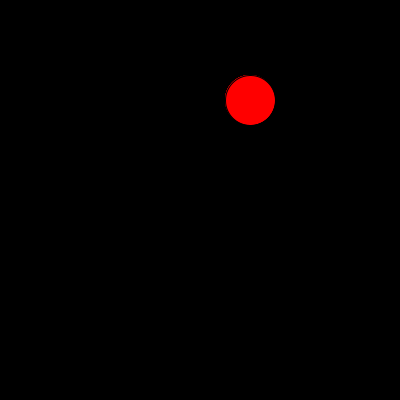
Frame 1 (no input)
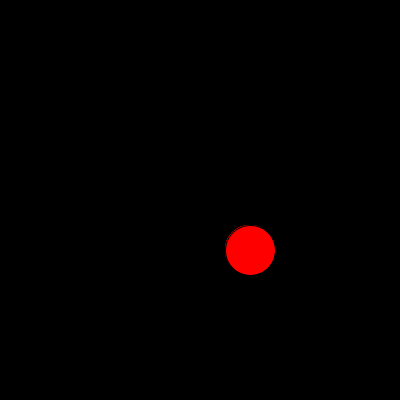
Frame 60 (the mouse pressed at the canvas centre just before this capture)
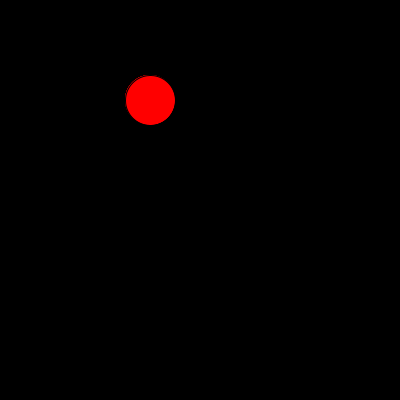
Frame 120 (the mouse held since frame 60 and released just before this capture)

The Processing sketch that drew these frames (run headless with seeded random() and noise(); from frame 60 on, the mouse is pressed at the canvas centre):

// Processing sketch: sketch
// ── sketch.pde

void setup() {
    size(400, 400);
}

void draw() {
    background(0);   
    display();
}



// ── circl.pde


class Circl {
    int x;
    int y;
    Circl(int x, int y) {
        this.x = x;
        this.y = y;
    }  
    
    void circl() {
        fill(255, 0, 0);
        ellipse(x, y, 50, 50);
    }
}

void display() {
    int[] x = {50, 100, 150, 200,250,300,350};
    int[] y = {50, 100, 150, 200,250,300,350};


    int index = int(random(x.length));
    int index1 = int(random(y.length));

    for (int i = 0; i < 7; i++) {
        Circl сir = new Circl(x[index], y[index1]);
        сir.circl();
    }
    
}    
